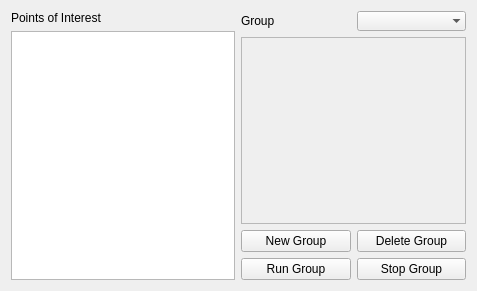
<?xml version="1.0" encoding="UTF-8"?>
<ui version="4.0">
 <class>pal::WaypointGroupPanel</class>
 <widget class="QWidget" name="pal::WaypointGroupPanel">
  <property name="geometry">
   <rect>
    <x>0</x>
    <y>0</y>
    <width>477</width>
    <height>291</height>
   </rect>
  </property>
  <property name="windowTitle">
   <string>Form</string>
  </property>
  <layout class="QHBoxLayout" name="horizontalLayout_3">
   <item>
    <layout class="QVBoxLayout" name="verticalLayout_2">
     <item>
      <widget class="QLabel" name="label">
       <property name="text">
        <string>Points of Interest</string>
       </property>
      </widget>
     </item>
     <item>
      <widget class="QListWidget" name="poiList">
       <property name="dragDropMode">
        <enum>QAbstractItemView::DragOnly</enum>
       </property>
       <property name="defaultDropAction">
        <enum>Qt::MoveAction</enum>
       </property>
      </widget>
     </item>
    </layout>
   </item>
   <item>
    <layout class="QVBoxLayout" name="verticalLayout">
     <item>
      <layout class="QHBoxLayout" name="horizontalLayout">
       <item>
        <widget class="QLabel" name="label_2">
         <property name="text">
          <string>Group</string>
         </property>
        </widget>
       </item>
       <item>
        <widget class="QComboBox" name="groupCombo">
         <property name="editable">
          <bool>false</bool>
         </property>
         <property name="insertPolicy">
          <enum>QComboBox::InsertAlphabetically</enum>
         </property>
         <property name="frame">
          <bool>false</bool>
         </property>
        </widget>
       </item>
      </layout>
     </item>
     <item>
      <widget class="pal::WaypointGroupList" name="groupList">
       <property name="enabled">
        <bool>false</bool>
       </property>
       <property name="dragDropMode">
        <enum>QAbstractItemView::DragDrop</enum>
       </property>
       <property name="defaultDropAction">
        <enum>Qt::MoveAction</enum>
       </property>
      </widget>
     </item>
     <item>
      <layout class="QVBoxLayout" name="verticalLayout_4">
       <item>
        <layout class="QHBoxLayout" name="horizontalLayout_2">
         <item>
          <widget class="QPushButton" name="newGroupBut">
           <property name="text">
            <string>New Group</string>
           </property>
          </widget>
         </item>
         <item>
          <widget class="QPushButton" name="delGroupBut">
           <property name="text">
            <string>Delete Group</string>
           </property>
          </widget>
         </item>
        </layout>
       </item>
       <item>
        <layout class="QHBoxLayout" name="horizontalLayout_5">
         <item>
          <widget class="QPushButton" name="runGroupBut">
           <property name="text">
            <string>Run Group</string>
           </property>
          </widget>
         </item>
         <item>
          <widget class="QPushButton" name="stopGroupBut">
           <property name="text">
            <string>Stop Group</string>
           </property>
          </widget>
         </item>
        </layout>
       </item>
      </layout>
     </item>
    </layout>
   </item>
  </layout>
 </widget>
 <customwidgets>
  <customwidget>
   <class>pal::WaypointGroupList</class>
   <extends>QListWidget</extends>
   <header>pal_waypoint_rviz_plugins/waypoint_group_panel.h</header>
  </customwidget>
 </customwidgets>
 <resources/>
 <connections/>
</ui>
